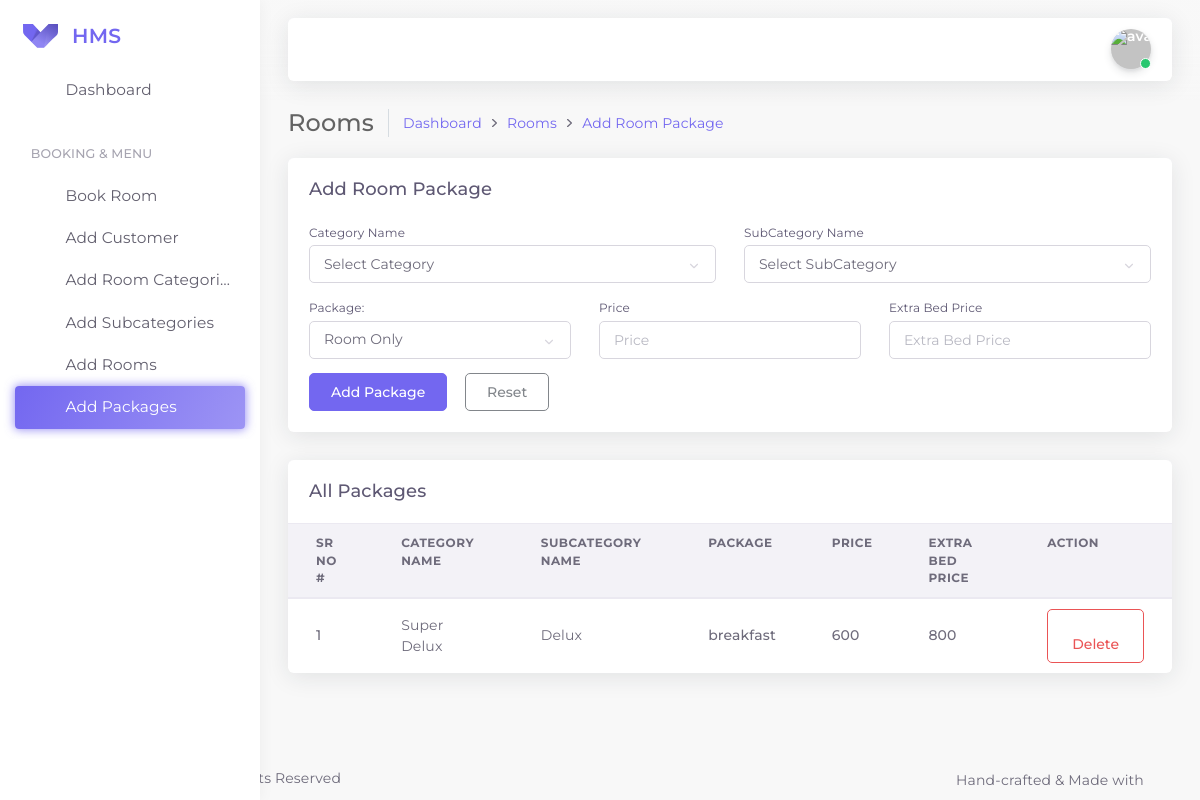
Page /themes/pages/addpackage.php on the earlier database version.
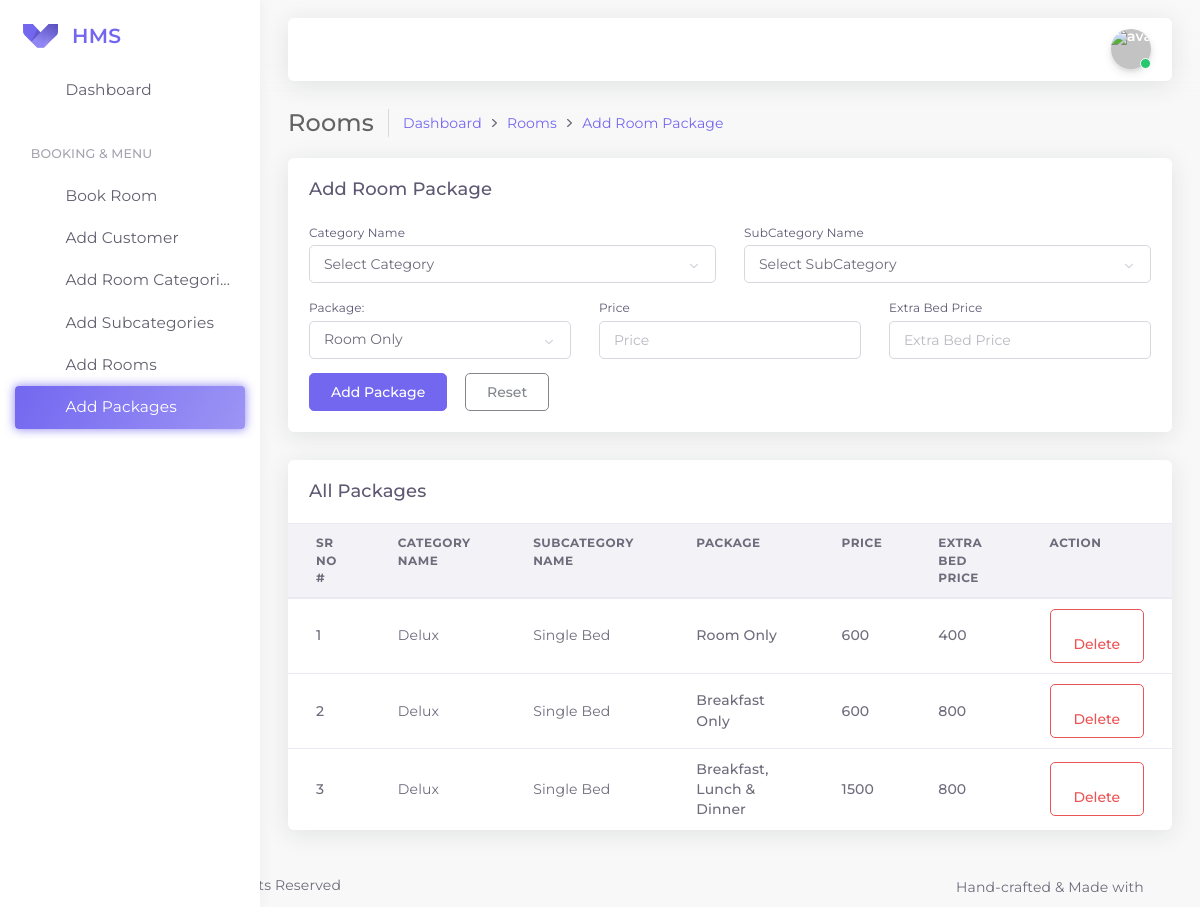
Same page on the later database version.
### tables this page shows
CREATE TABLE `hms_packages` (
  `pack_id` int(11) NOT NULL,
  `catid` int(11) NOT NULL,
  `subcatid` int(11) NOT NULL,
  `pack_name` varchar(200) NOT NULL,
  `extra_bed` varchar(50) NOT NULL,
  `price` varchar(50) NOT NULL,
  `created_at` datetime NOT NULL DEFAULT current_timestamp()
);

CREATE TABLE `hms_rooms_categories` (
  `rcid` int(11) NOT NULL,
  `category_name` varchar(100) NOT NULL,
  `created_at` datetime NOT NULL DEFAULT current_timestamp()
);

CREATE TABLE `hms_rooms_subcategories` (
  `subcatid` int(11) NOT NULL,
  `name` varchar(100) NOT NULL,
  `created_at` datetime NOT NULL DEFAULT current_timestamp()
);

### app-assets/classes/Rooms.php (called while the page is built, shortened)
<?php
class Rooms
{
    protected $conn;
    public function __construct($conn)
    {
        $this->conn = $conn;
    }
    public function get_room_categories()
    {
        $stmt = $this->conn->prepare("SELECT * FROM hms_rooms_categories");
        $stmt->execute();
        $stmt->setFetchMode(PDO::FETCH_ASSOC);
        $categories = $stmt->fetchAll();
        if ($categories) {
            return $categories;
        } else {
            return false;
        }
    }
    public function get_all_subcategories()
    {
        $stmt = $this->conn->prepare("SELECT * FROM hms_rooms_subcategories");
        $stmt->execute();
        $stmt->setFetchMode(PDO::FETCH_ASSOC);
        $subcategories = $stmt->fetchAll();
        if ($subcategories) {
            return $subcategories;
        } else {
            return false;
        }
    }
    public function get_all_packages()
    {
        $stmt = $this->conn->prepare("SELECT * FROM hms_packages");
        $stmt->execute();
        $stmt->setFetchMode(PDO::FETCH_ASSOC);
        $packages = $stmt->fetchAll();
        if ($packages) {
            return $packages;
        } else {
            return false;
        }
    }
}

### app-assets/includes/getpackages.php (the view, shortened to what this page needs)
<?php
$db = new DbConnect;
$conn = $db->DbConnection();
$rooms = new Rooms($conn);
$categories = $rooms->get_room_categories();
$subcategories = $rooms->get_all_subcategories();
$packages = $rooms->get_all_packages();
function searchcatename($catid, $catearray)
{
    foreach ($catearray as $categ) {
        if ($categ['rcid'] == $catid) {
            return $categ["category_name"];
        }
    }
    return null;
}
function searchsubcatename($subcatid, $subcatearray)
{
    foreach ($subcatearray as $categ) {
        if ($categ['subcatid'] == $subcatid) {
            return $categ["name"];
        }
    }
    return null;
}
?>
<div class="row" id="basic-table">
    <div class="col-12">
        <div class="card">
            <div class="card-header">
                <h4 class="card-title">All Packages</h4>
            </div>
            <div class="table-responsive">
                <table class="table">
                    <thead>
                        <tr>
                            <th>Sr No #</th>
                            <th>Category Name</th>
                            <th>SubCategory Name</th>
                            <th>Package</th>
                            <th>Price</th>
                            <th>Extra Bed Price</th>
                            <th>Action</th>
                        </tr>
                    </thead>
                    <tbody>
                        <?php
                        if ($packages) {
                            $i = 1;
                            foreach ($packages as $package) {
                                echo '<tr>
                            <td>
                                <span class="font-weight-bold">' . $i . '</span>
                            </td>
                            <td>' . searchcatename($package["catid"], $categories) . '</td>
                            <td>' . searchsubcatename($package["subcatid"], $subcategories) . '</td>
                            <td class="font-weight-bold">' . $package["pack_name"] . '</td>
                            <td class="font-weight-bold">' . $package["price"] . '</td>
                            <td class="font-weight-bold">' . $package["extra_bed"] . '</td>
                            <td>
                            <form>
                            <input type="hidden" value="' . $package["pack_id"] . '" name="pack_id">
                            <button type="button" class="btn btn-outline-danger btndelete" id="deletepackage">
                                <i data-feather="trash" class="mr-50"></i>
                                <span>Delete</span>
                            </button>
                            </form>
                            </td>
                        </tr>';
                                $i++;
                            }
                        } else {
                            echo "<tr><td class='p-1'> No Packages Found.</td><tr>";
                        }
                        ?>
                    </tbody>
                </table>
            </div>
        </div>
    </div>
</div>

Differences in the rows shown:
removed hms_packages: catid.category_name "Super Delux", subcatid.name "Delux", pack_name "breakfast", price "600", extra_bed "800"
added hms_packages: catid.category_name "Delux", subcatid.name "Single Bed", pack_name "Room Only", price "600", extra_bed "400"
added hms_packages: catid.category_name "Delux", subcatid.name "Single Bed", pack_name "Breakfast Only", price "600", extra_bed "800"
added hms_packages: catid.category_name "Delux", subcatid.name "Single Bed", pack_name "Breakfast, Lunch & Dinner", price "1500", extra_bed "800"
